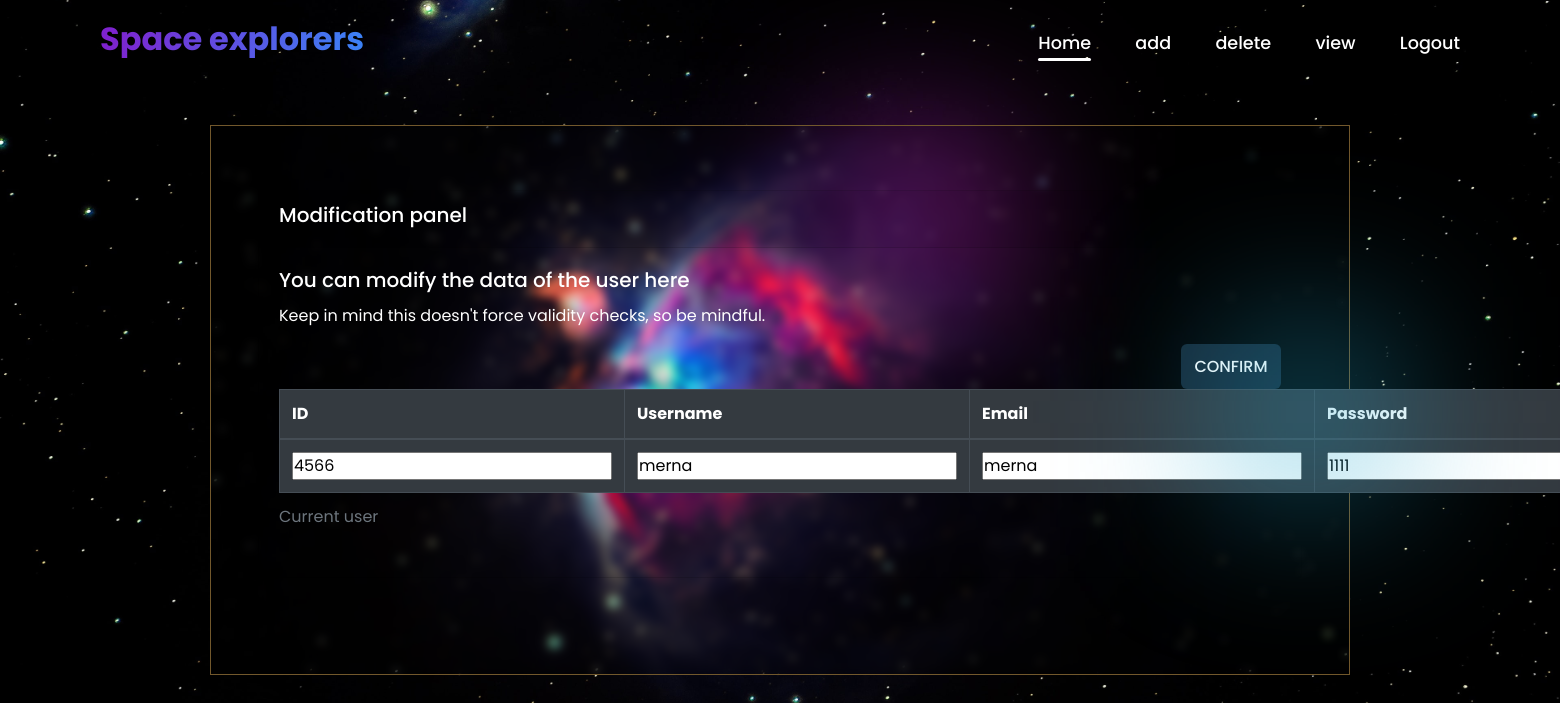
Screenshot of /admin/edit.php?id=4566 with the database file from the repository.
### tables this page shows
CREATE TABLE `user` (
  `user_id` int(11) NOT NULL,
  `user_email` varchar(50) NOT NULL,
  `user_username` varchar(50) NOT NULL,
  `user_password` varchar(10) NOT NULL,
  `user_state` int(11) NOT NULL DEFAULT 1
);

### admin/edit.php (the view, shortened to what this page needs)
<!DOCTYPE html>
<html lang="en">
<head>
    <link rel="stylesheet" href="https://cdn.jsdelivr.net/npm/bootstrap@4.6.2/dist/css/bootstrap.min.css">
    <link rel="stylesheet" href="..\homee.css">
</head>
<?php include 'header.php'; ?>
<body>
    <div class="container">
        <div class="jumbotron" style="backdrop-filter: blur(5px)">
            <div class="card ">
                <div class="card-header">
                    <h5> Modification panel </h5>
                </div>
                <form action="includes/edithandler.php" method="post">
                    <div class="card-body">
                        <h5 class="card-title">You can modify the data of the user here </h5>
                        <p class="card-text">Keep in mind this doesn't force validity checks, so be mindful.</p>
                        <div class="row">
                            <div class="col-md-12 text-right">
                                <input type="submit" name="submit" value="CONFIRM" class="btn btn-success btn-mx-2 badge-pill" style="width: 100px;" />
                            </div>
                        </div>
                        <table class="table table-hover table-bordered table-dark">
                            <caption>Current user</caption>
                            <thead>
                                <tr>
                                    <th scope="col">ID</th>
                                    <th scope="col">Username</th>
                                    <th scope="col">Email</th>
                                    <th scope="col">Password</th>
                                </tr>
                            </thead>
                            <tbody>
                                <?php
                                include('connection.php');
                                $currentUserId = mysqli_real_escape_string($con, $_GET['id']);
                                $query = "SELECT * FROM `user` WHERE user_id = $currentUserId";
                                $sql = mysqli_query($con, $query);
                                if ($sql->num_rows > 0) {
                                    foreach ($sql as $sqlitems) {
                                ?>
                                        <tr>
                                            <td>
                                                <input type="text"  name="user_id" value="<?= $sqlitems['user_id'] ?>" />
                                            </td>
                                            <td>
                                                <input type="text" name="user_username" value="<?= $sqlitems['user_username'] ?>" />
                                            </td>
                                            <td>
                                                <input type="text" name="user_email" value="<?= $sqlitems['user_email'] ?>" />
                                            </td>
                                            <td>
                                                <input type="text" name="user_password" value="<?= $sqlitems['user_password'] ?>" />
                                            </td>
                                        </tr>
                                    <?php
                                    }
                                } else {
                                    ?>
                                    <tr>
                                        <td colspan="7">No record found </td>
                                    </tr>
                                <?php
                                }
                                ?>
                            </tbody>
                        </table>
                    </div>
                </form>
            </div>
        </div>
    </div>
</body>
</html>

### Homee.css (style rules this page uses)
* { margin: 0; padding: 0; box-sizing: border-box; font-family: 'Poppins', sans-serif; }
body { display: flex; justify-content: center; align-items: center; min-height: 100vh; background-color: #252954; background-size: cover; background-position: center; background-color: #221f2f; }
body::before { content: ""; position: absolute; width: 120px; height: 120px; left: 55%; top: 20%; background-color: #ed2ff0; filter: blur(90px); }
body::after { content: ""; position: absolute; width: 120px; height: 120px; left: 80%; top: 44%; background-color: #22a8cd; filter: blur(90px); }
.btn { height: 45px; background: #162938; border: none; outline: none; border-radius: 6px; cursor: pointer; font-size: 1em; color: #fff; font-weight: 500; }

### admin/edit.php (style rules this page uses)
body { background-image: url(wallpaperflare.com_wallpaper.jpg); background-size: cover; height: 97vh; display: flex; justify-content: center; align-items: center; }
.container { backdrop-filter: blur(5px); border: 1px solid #72582c; }
.jumbotron { backdrop-filter: blur(5px); background-color: transparent; }
.card { backdrop-filter: blur(5px); background-color: transparent; color: white; }

### rows the page displays
user: user_id "4566", user_username "merna", user_email "merna", user_password "1111"
